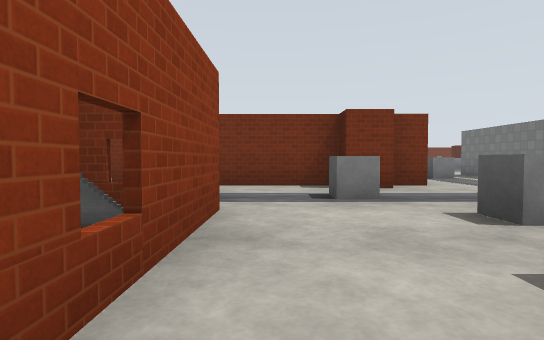
view 1 (above)

24 first-person views from a walk through a Gazebo world. The camera is 0.94 m above the floor, tilts 2° down and sees 80° across. The floor is counted in squares, 2 m on a side. Each view is taken from the middle of a square. On the plan, view 1 faces up. The plan holds only what a view shows up to about 9 squares ahead; the rest is blank. The place goes on beyond the plan. Robots are left out. Simple patterns stand in for the simulator's built-in surfaces.

view 2
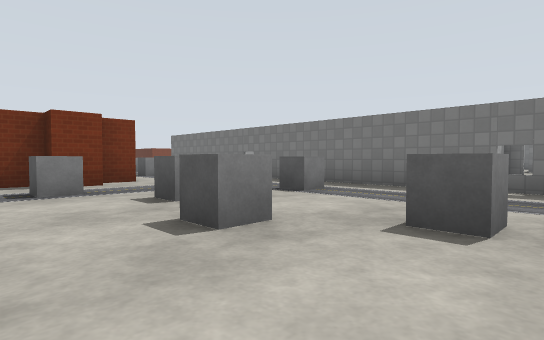

view 3
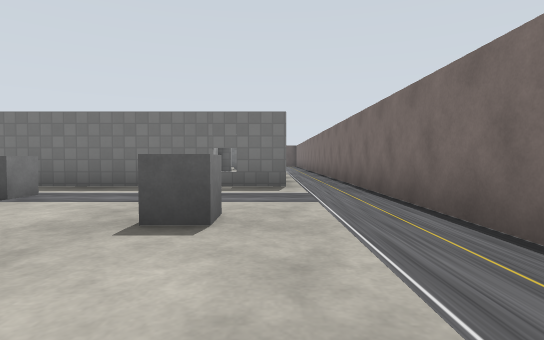

view 4
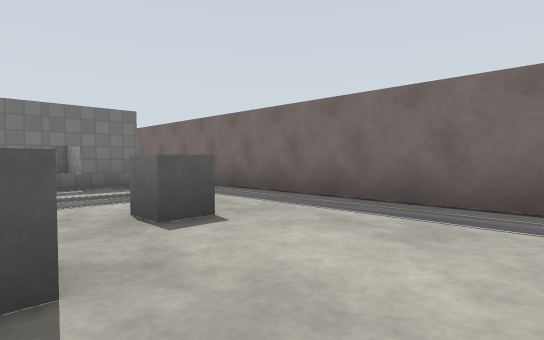

view 5
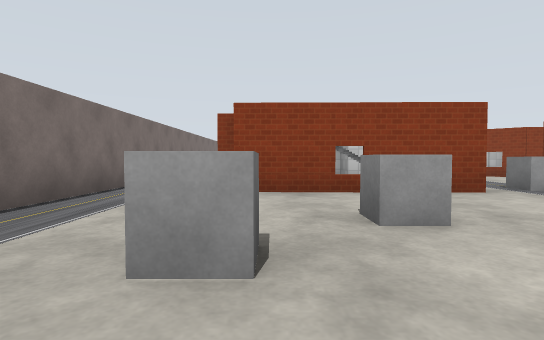

view 6
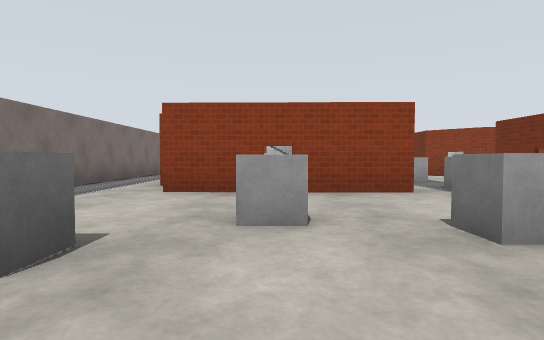

view 7
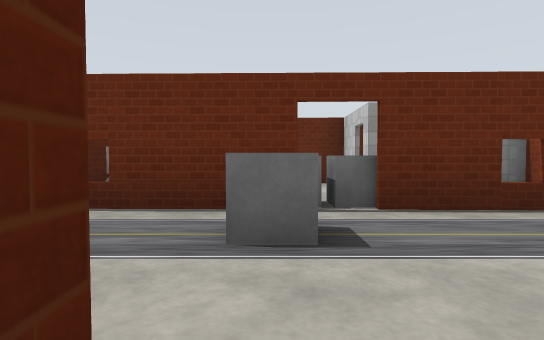

view 8
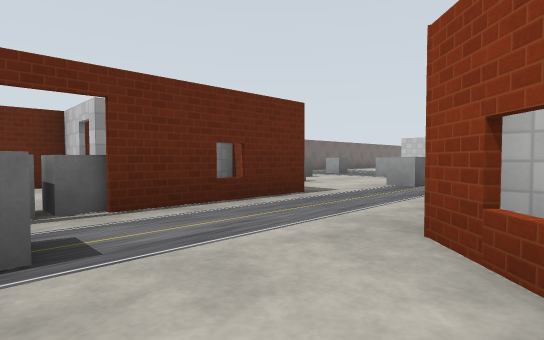

view 9
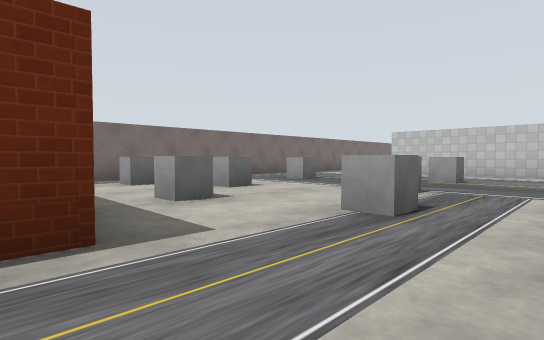

view 10
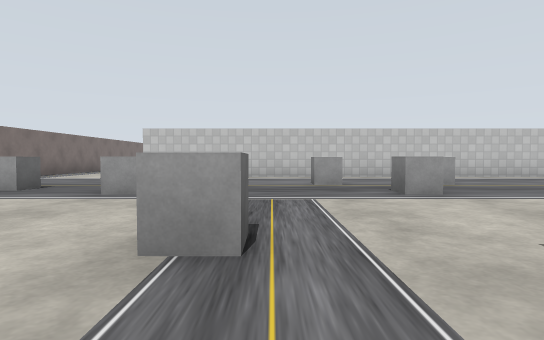

view 11
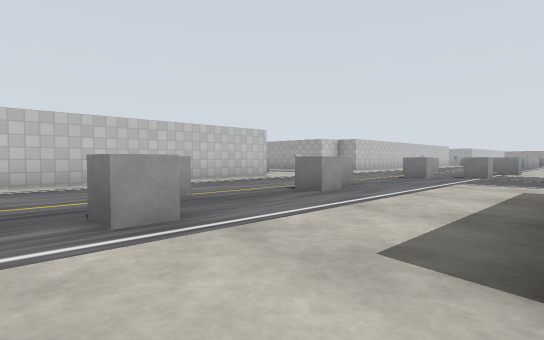

view 12
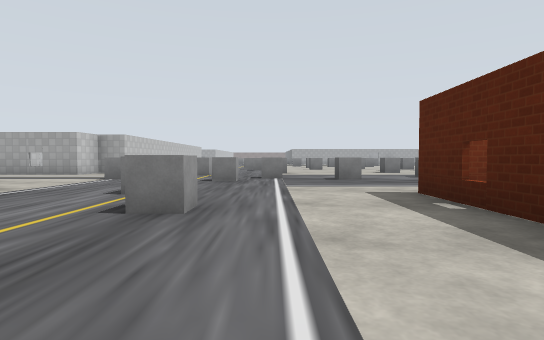

view 13
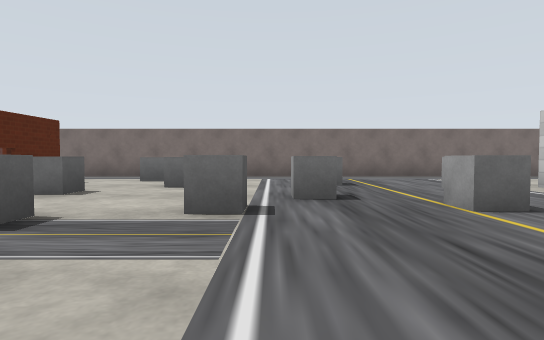

view 14
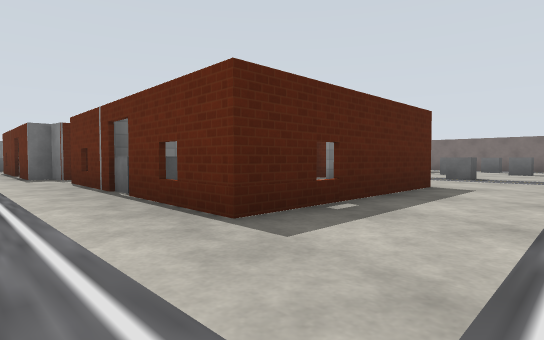

view 15
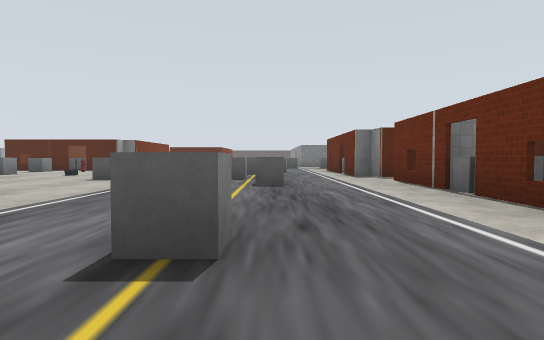

view 16
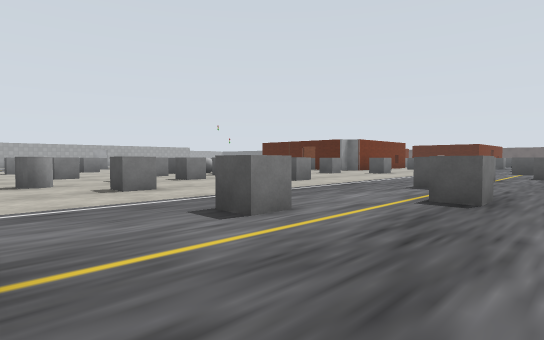

view 17
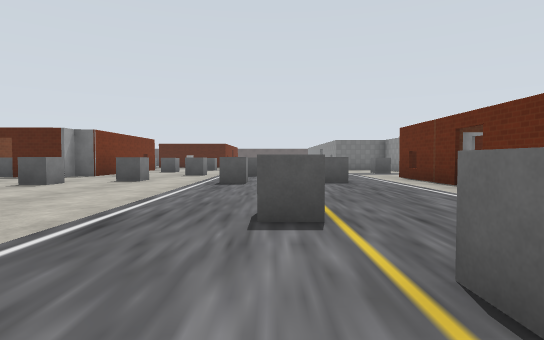

view 18
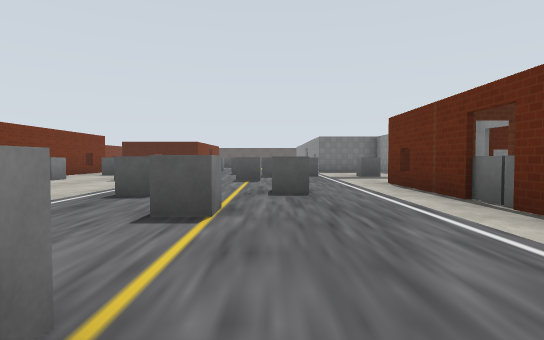

view 19
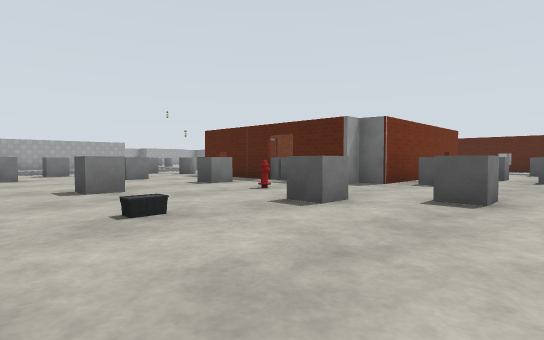

view 20
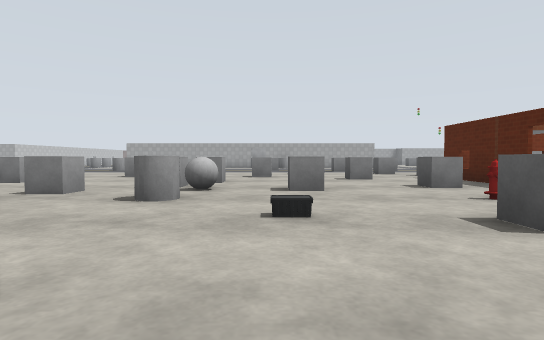

view 21
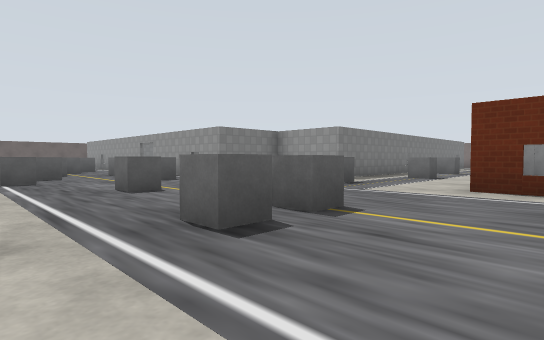

view 22
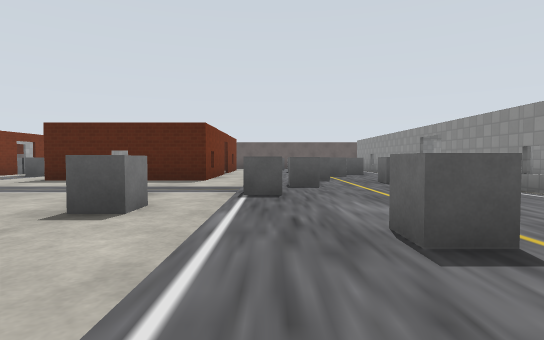

view 23
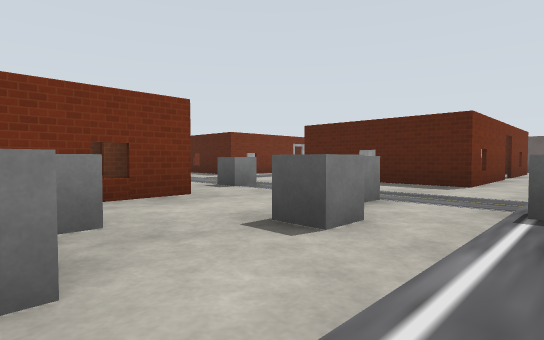

view 24
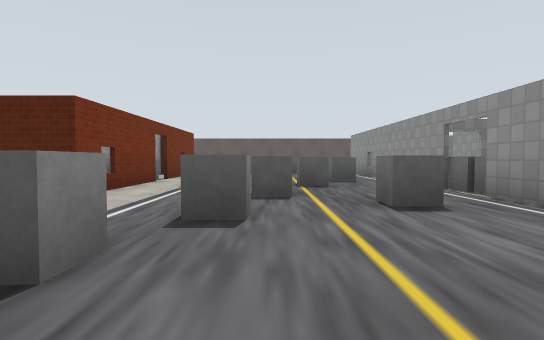

### Floor plan
Ten units are one square. View 1 is at (0, 0); x grows to the right and y downward. Boxes are objects, and circles mark ways between rooms. Rooms are numbered by the first view taken in them; rooms with no view inside come last. Other rooms are left out.
<svg viewBox="-185 -250 354 280">
<path fill="none" stroke="#000" d="M-5 -6 -6 6M-5 -30 -5 -24M-13 -29 -18 -29M20 -51 12 -51 12 -57 -5 -57M54 13 54 -46M28 -57 21 -57M-15 25 90 25M-26 -30 -12 -30M-40 -63 -51 -52M-5 -57 -29 -57M-3 -108 23 -108M-28 -98 -28 -103 -23 -103 -23 -108 -9 -108M-57 -104 -39 -103M16 -93 21 -93M-40 -80 -40 -63M22 -212 22 -230M73 -188 27 -187 26 -192 22 -192 22 -206M75 -96 75 -113 105 -113M-91 -63 -90 -104 -75 -104M-66 -31 -44 -30M54 -46 54 -93 71 -93M-154 -112 -154 -6M124 -113 160 -113M-66 7 -66 -8M139 -164 110 -164 110 -200M164 -164 145 -164M-180 25 -15 25"/>
<rect x="-15" y="-25" width="10" height="20" fill="#bbb"><title>stairs</title></rect>
<rect x="5" y="-15" width="10" height="10" fill="#bbb"><title>grey box</title></rect>
<rect x="5" y="-45" width="10" height="10" fill="#bbb"><title>grey box</title></rect>
<rect x="15" y="-5" width="10" height="10" fill="#bbb"><title>grey box</title></rect>
<rect x="15" y="-35" width="10" height="10" fill="#bbb"><title>grey box</title></rect>
<rect x="35" y="-25" width="10" height="10" fill="#bbb"><title>grey box</title></rect>
<rect x="-45" y="-35" width="10" height="20" fill="#bbb"><title>grey box</title></rect>
<rect x="-35" y="-35" width="10" height="20" fill="#bbb"><title>grey box</title></rect>
<rect x="-35" y="-45" width="10" height="10" fill="#bbb"><title>grey box</title></rect>
<rect x="-15" y="-45" width="10" height="10" fill="#bbb"><title>grey box</title></rect>
<rect x="-155" y="-145" width="10" height="10" fill="#bbb"><title>grey box</title></rect>
<rect x="-145" y="-15" width="10" height="10" fill="#bbb"><title>other object</title></rect>
<rect x="-135" y="-35" width="10" height="10" fill="#bbb"><title>grey box</title></rect>
<rect x="-135" y="-55" width="10" height="10" fill="#bbb"><title>grey box</title></rect>
<rect x="-135" y="-75" width="10" height="10" fill="#bbb"><title>grey box</title></rect>
<rect x="-135" y="-115" width="10" height="10" fill="#bbb"><title>grey box</title></rect>
<rect x="-125" y="-5" width="10" height="10" fill="#bbb"><title>grey box</title></rect>
<rect x="-125" y="-25" width="20" height="10" fill="#bbb"><title>grey box</title></rect>
<rect x="-125" y="-65" width="10" height="10" fill="#bbb"><title>grey box</title></rect>
<rect x="-125" y="-95" width="10" height="10" fill="#bbb"><title>grey box</title></rect>
<rect x="-125" y="-135" width="10" height="10" fill="#bbb"><title>grey box</title></rect>
<rect x="-115" y="-35" width="10" height="10" fill="#bbb"><title>grey box</title></rect>
<rect x="-115" y="-145" width="10" height="10" fill="#bbb"><title>grey box</title></rect>
<rect x="-105" y="-15" width="10" height="10" fill="#bbb"><title>grey box</title></rect>
<rect x="-95" y="5" width="10" height="10" fill="#bbb"><title>grey box</title></rect>
<rect x="-95" y="-45" width="10" height="10" fill="#bbb"><title>grey box</title></rect>
<rect x="-95" y="-145" width="10" height="10" fill="#bbb"><title>grey box</title></rect>
<rect x="-85" y="-25" width="10" height="10" fill="#bbb"><title>grey box</title></rect>
<rect x="-85" y="-195" width="10" height="10" fill="#bbb"><title>grey cylinder</title></rect>
<rect x="-75" y="-105" width="10" height="10" fill="#bbb"><title>grey box</title></rect>
<rect x="-75" y="-145" width="10" height="10" fill="#bbb"><title>grey box</title></rect>
<rect x="-75" y="-175" width="10" height="10" fill="#bbb"><title>grey box</title></rect>
<rect x="-75" y="-215" width="10" height="10" fill="#bbb"><title>grey box</title></rect>
<rect x="-75" y="-235" width="10" height="10" fill="#bbb"><title>grey box</title></rect>
<rect x="-65" y="-105" width="10" height="10" fill="#bbb"><title>grey box</title></rect>
<rect x="-65" y="-245" width="10" height="10" fill="#bbb"><title>grey box</title></rect>
<rect x="-55" y="-135" width="10" height="10" fill="#bbb"><title>grey box</title></rect>
<rect x="-55" y="-195" width="10" height="10" fill="#bbb"><title>grey box</title></rect>
<rect x="-55" y="-215" width="10" height="10" fill="#bbb"><title>grey box</title></rect>
<rect x="-45" y="-175" width="10" height="10" fill="#bbb"><title>grey box</title></rect>
<rect x="-45" y="-225" width="10" height="10" fill="#bbb"><title>grey box</title></rect>
<rect x="-35" y="-145" width="10" height="10" fill="#bbb"><title>grey box</title></rect>
<rect x="-35" y="-205" width="10" height="10" fill="#bbb"><title>grey cylinder</title></rect>
<rect x="-35" y="-215" width="10" height="10" fill="#bbb"><title>grey ball</title></rect>
<rect x="-35" y="-235" width="10" height="20" fill="#bbb"><title>grey box</title></rect>
<rect x="-25" y="-195" width="10" height="10" fill="#bbb"><title>other object</title></rect>
<rect x="-25" y="-215" width="10" height="10" fill="#bbb"><title>grey box</title></rect>
<rect x="-25" y="-245" width="10" height="10" fill="#bbb"><title>grey box</title></rect>
<rect x="-15" y="-145" width="10" height="10" fill="#bbb"><title>grey box</title></rect>
<rect x="-5" y="-155" width="10" height="10" fill="#bbb"><title>grey box</title></rect>
<rect x="-5" y="-185" width="10" height="10" fill="#bbb"><title>grey box</title></rect>
<rect x="-5" y="-245" width="10" height="10" fill="#bbb"><title>grey box</title></rect>
<rect x="5" y="-135" width="10" height="10" fill="#bbb"><title>grey box</title></rect>
<rect x="5" y="-175" width="10" height="10" fill="#bbb"><title>grey box</title></rect>
<rect x="5" y="-205" width="10" height="10" fill="#bbb"><title>fire hydrant</title></rect>
<rect x="5" y="-225" width="10" height="10" fill="#bbb"><title>grey box</title></rect>
<rect x="25" y="-145" width="10" height="20" fill="#bbb"><title>grey box</title></rect>
<rect x="25" y="-155" width="10" height="10" fill="#bbb"><title>grey box</title></rect>
<rect x="25" y="-165" width="10" height="10" fill="#bbb"><title>grey box</title></rect>
<rect x="25" y="-185" width="10" height="10" fill="#bbb"><title>grey box</title></rect>
<rect x="35" y="-85" width="10" height="10" fill="#bbb"><title>grey box</title></rect>
<rect x="35" y="-135" width="20" height="10" fill="#bbb"><title>grey box</title></rect>
<rect x="45" y="-105" width="10" height="10" fill="#bbb"><title>grey box</title></rect>
<rect x="45" y="-125" width="10" height="10" fill="#bbb"><title>grey box</title></rect>
<rect x="45" y="-175" width="10" height="10" fill="#bbb"><title>grey box</title></rect>
<rect x="55" y="-145" width="10" height="10" fill="#bbb"><title>grey box</title></rect>
<rect x="65" y="-175" width="10" height="10" fill="#bbb"><title>grey box</title></rect>
<rect x="75" y="-135" width="10" height="10" fill="#bbb"><title>grey box</title></rect>
<rect x="75" y="-155" width="10" height="10" fill="#bbb"><title>grey box</title></rect>
<rect x="75" y="-175" width="10" height="10" fill="#bbb"><title>grey box</title></rect>
<rect x="85" y="-205" width="10" height="10" fill="#bbb"><title>grey box</title></rect>
<rect x="95" y="-135" width="10" height="10" fill="#bbb"><title>grey box</title></rect>
<rect x="95" y="-145" width="10" height="10" fill="#bbb"><title>grey box</title></rect>
<rect x="105" y="-115" width="10" height="10" fill="#bbb"><title>grey box</title></rect>
<rect x="105" y="-145" width="10" height="10" fill="#bbb"><title>grey box</title></rect>
<rect x="115" y="-115" width="10" height="10" fill="#bbb"><title>grey box</title></rect>
<rect x="125" y="-135" width="10" height="10" fill="#bbb"><title>grey box</title></rect>
<rect x="125" y="-215" width="10" height="10" fill="#bbb"><title>grey box</title></rect>
<rect x="135" y="-135" width="10" height="10" fill="#bbb"><title>grey box</title></rect>
<circle cx="-15" cy="-45" r="3" fill="#2a7"/>
<circle cx="-20" cy="-20" r="3" fill="#2a7"/>
<circle cx="-20" cy="20" r="3" fill="#2a7"/>
<circle cx="35" cy="-50" r="3" fill="#2a7"/>
<circle cx="-45" cy="-10" r="3" fill="#2a7"/>
<circle cx="-55" cy="-45" r="3" fill="#2a7"/>
<text x="20" y="-10">1</text>
<text x="-30" y="-40">2</text>
<text x="-20" y="-140">3</text>
</svg>
Room 1 opens to room 2. Room 1 opens to room 3. Room 2 opens to room 3.

Where each view was taken, in squares from view 1:
view 1: 0 up, 0 right, facing up
view 2: 1 down, 0 right, facing up-right
view 3: 1 down, 0 right, facing right
view 4: 1 up, 0 right, facing down-right
view 5: 0 up, 4 right, facing left
view 6: 1 up, 4 right, facing left
view 7: 6 up, 3 left, facing down
view 8: 6 up, 3 left, facing down-left
view 9: 5 up, 6 left, facing down-left
view 10: 4 up, 7 left, facing left
view 11: 5 up, 9 left, facing up-left
view 12: 6 up, 11 left, facing up
view 13: 6 up, 11 left, facing down
view 14: 12 up, 11 left, facing down-right
view 15: 13 up, 11 left, facing right
view 16: 12 up, 9 left, facing up-right
view 17: 14 up, 6 left, facing right
view 18: 13 up, 4 left, facing right
view 19: 16 up, 3 left, facing up-right
view 20: 16 up, 2 left, facing up
view 21: 16 up, 1 right, facing down-right
view 22: 15 up, 4 right, facing right
view 23: 15 up, 5 right, facing up-right
view 24: 14 up, 7 right, facing right
